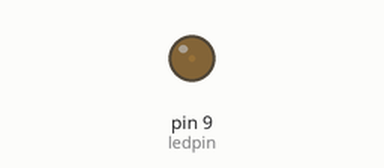
This sketch was run on a simulated Arduino Uno, built with avr-gcc and run on an emulated ATmega328P. Parts: output pins drawn as LEDs (lit = HIGH).

Above: at 0.05 s.
At 1.05 s:
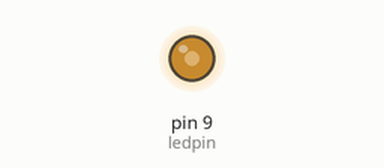
At 1.8 s:
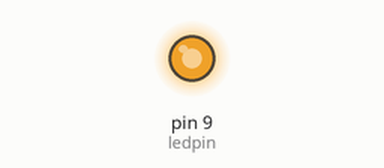
At 3.6 s:
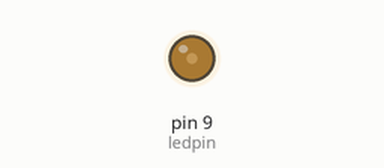
Timing chart, 0 to 5.4 s (numbered marks = the images above):
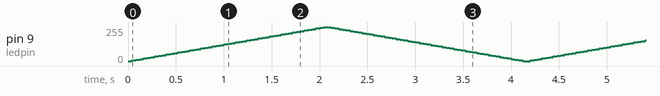

The sketch:

fading_led.ino
```cpp
int ledpin=9;
void setup() {
  // put your setup code here, to run once:

}

void loop() {
  // put your main code here, to run repeatedly:
  for(int fadevalue=0;fadevalue<=255;fadevalue+=5){
    analogWrite(ledpin,fadevalue);
    delay(40);}
  for(int fadevalue=255;fadevalue>=0;fadevalue-=5){
    analogWrite(ledpin,fadevalue);
    delay(40);}

}
```
